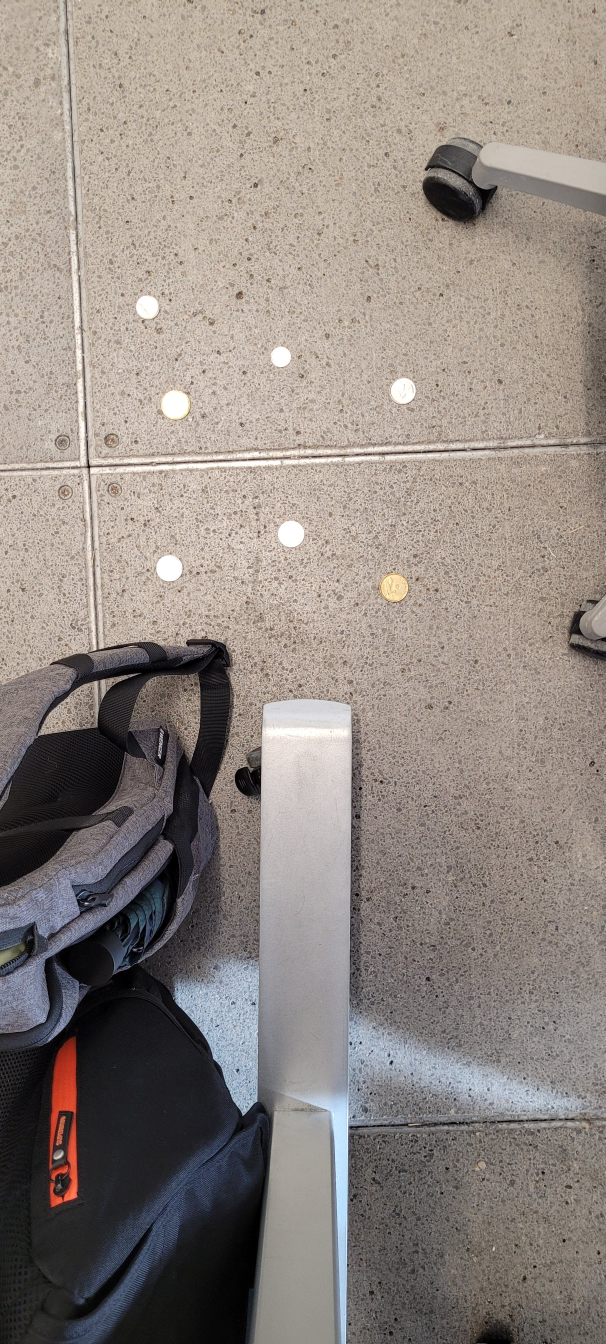
#> input picture sawdust_watcher/data/test_coins_b.jpg, 1816 x 4032 px, found by its file name (shown at 1/3 size)
$ python noise_detector.py
#> lines starting #> are read from the running program, lines starting #| are printed output that depends on the picture
# stdlib
from pathlib import Path

# external
import cv2 as cv

data_path = Path("sawdust_watcher/data")
output_path = Path("sawdust_watcher/output")
image_a_path = data_path / "test_coins_a.jpg"
image_b_path = data_path / "test_coins_b.jpg"


def detect_sawdust(img_path):
    output_path.mkdir(parents=True, exist_ok=True)
    img = cv.imread(filename=str(img_path), flags=cv.IMREAD_COLOR)
#> img is the input picture: shape (4032, 1816, 3); mean B, G, R 129.1, 135.2, 144.4
    if img is None:
        raise ValueError("Image failed to load.")

    scale = 0.15
    dim = (int(img.shape[1] * scale), int(img.shape[0] * scale))
#> dim = (272, 604)
    # resize image
    img = cv.resize(img, dim, interpolation=cv.INTER_AREA)
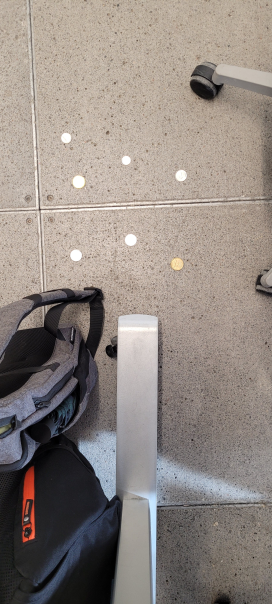
#> img: shape (604, 272, 3); mean B, G, R 129.1, 135.2, 144.4
    cv.imwrite(filename=str(output_path / "original.png"), img=img)

    # denoising
    img_denoised = cv.fastNlMeansDenoisingColored(
        img, dst=None, h=10, hColor=10, templateWindowSize=7, searchWindowSize=21
    )
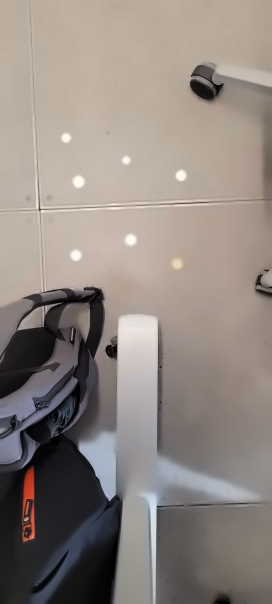
#> img_denoised: shape (604, 272, 3); mean B, G, R 128.7, 134.9, 144.1
    cv.imwrite(filename=str(output_path / "denoised.png"), img=img_denoised)

    img_diff = cv.subtract(img_denoised, img)
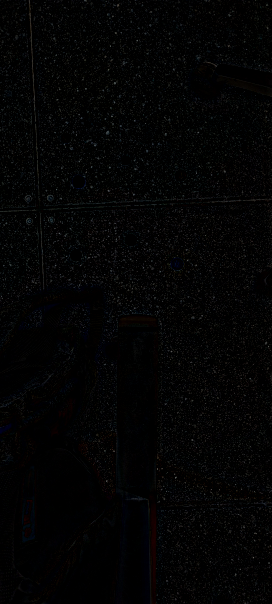
#> img_diff: shape (604, 272, 3); mean B, G, R 3.4, 3.3, 3.2
    cv.imwrite(filename=str(output_path / "difference.png"), img=img_diff)

    img_gray = cv.cvtColor(img_diff, cv.COLOR_BGR2GRAY)
    cv.imwrite(filename=str(output_path / "grayscale.png"), img=img_gray)
    print(img_gray.shape)
#| (604, 272)
    print(img_gray.dtype)
#| uint8

    ret, img_thresh = cv.threshold(
        img_gray, 120, 255, cv.THRESH_BINARY + cv.THRESH_OTSU
    )
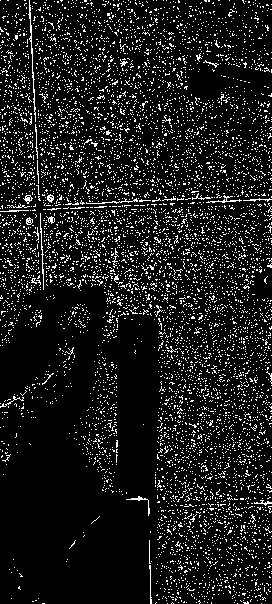
#> img_thresh: shape (604, 272); 10.5% white in thin lines or dots
#> ret = 10

    cv.imwrite(filename=str(output_path / "threshold.png"), img=img_thresh)


def calculate_coverage():
    pass


if __name__ == "__main__":
    detect_sawdust(image_b_path)
